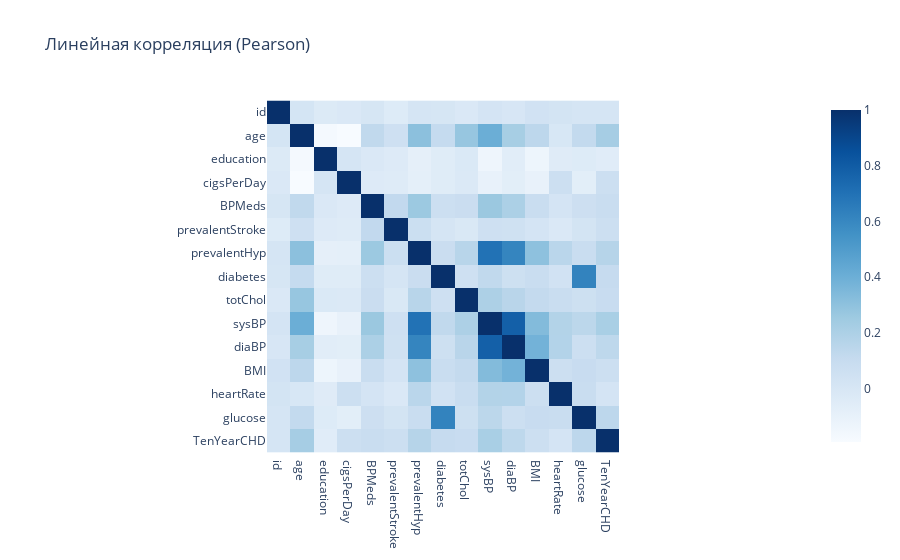

The notebook cell saved with this chart:
### Code cell
# Динамическая визуализация
fig_plotly = px.imshow(pearson_corr,
                       title='Линейная корреляция (Pearson)',
                       color_continuous_scale='Blues')
fig_plotly.update_layout(plot_bgcolor='#f8fdff', font=dict(size=12))
fig_plotly.show()

### Figure 1 — Plotly figure (JSON) as saved in the notebook; plotly's stock layout.template omitted (floating-point values rounded to 4 significant figures; data arrays with more than 128 entries replaced by an {"elided": "..."} marker saying what was removed)
{"data": [{"coloraxis": "coloraxis", "hovertemplate": "x: %{x}<br>y: %{y}<br>color: %{z}<extra></extra>", "name": "0", "type": "heatmap", "x": ["id", "age", "education", "cigsPerDay", "BPMeds", "prevalentStroke", "prevalentHyp", "diabetes", "totChol", "sysBP", "diaBP", "BMI", "heartRate", "glucose", "TenYearCHD"], "xaxis": "x", "y": ["id", "age", "education", "cigsPerDay", "BPMeds", "prevalentStroke", "prevalentHyp", "diabetes", "totChol", "sysBP", "diaBP", "BMI", "heartRate", "glucose", "TenYearCHD"], "yaxis": "y", "z": {"elided": "15x15 float values"}}], "layout": {"coloraxis": {"colorscale": [[0, "rgb(247,251,255)"], [0.125, "rgb(222,235,247)"], [0.25, "rgb(198,219,239)"], [0.375, "rgb(158,202,225)"], [0.5, "rgb(107,174,214)"], [0.625, "rgb(66,146,198)"], [0.75, "rgb(33,113,181)"], [0.875, "rgb(8,81,156)"], [1, "rgb(8,48,107)"]]}, "font": {"size": 12}, "plot_bgcolor": "#f8fdff", "title": {"text": "Линейная корреляция (Pearson)"}, "xaxis": {"anchor": "y", "constrain": "domain", "domain": [0, 1], "scaleanchor": "y"}, "yaxis": {"anchor": "x", "autorange": "reversed", "constrain": "domain", "domain": [0, 1]}}}
